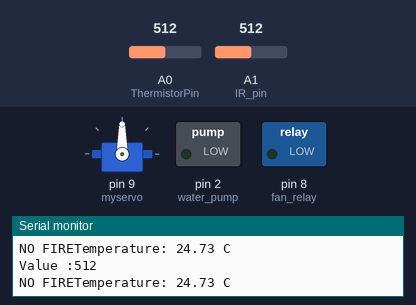
This sketch was run on a simulated Arduino Uno, built with avr-gcc and run on an emulated ATmega328P. On the bench: servo, switched loads named in the sketch (green lamp = pin HIGH), the last lines printed to the serial monitor. The inputs (shaded band) are chosen by the test bench; at power-on: A0 (ThermistorPin) = 512, A1 (IR_pin) = 512.

Above: at 1.3 s.
1.4 s: A0 (ThermistorPin) set to 555
3.2 s: A0 (ThermistorPin) set to 573
At 4.16 s:
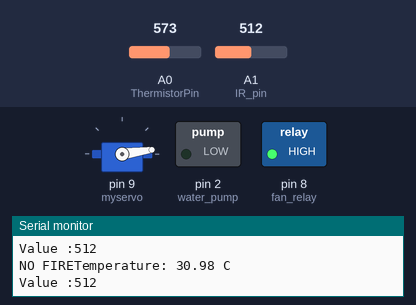
At 4.76 s:
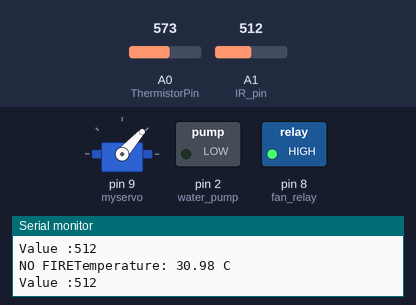
6.3 s: A0 (ThermistorPin) set to 511
At 7.7 s:
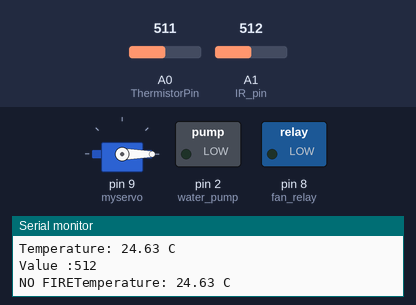
Timing chart, 0 to 9.3 s (numbered marks = the images above; inputs shaded):
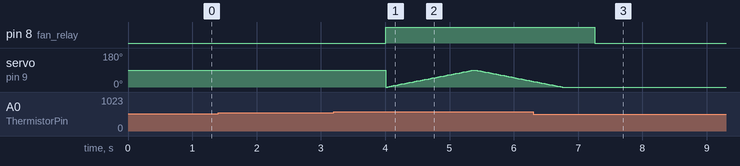

Measured:
- the behaviour switches between 563 and 564 on A0 (ThermistorPin) (found by bisection; images 0 and 1)
- after the input at 3.2 s, pin 8 (fan_relay): LOW → HIGH after 0.81 s
- after the input at 6.3 s, pin 8 (fan_relay): HIGH → LOW after 0.96 s; servo on pin 9 (myservo): goes on until 6.8 s, then stays 0°

The sketch:

Measure_Task_1_.ino
```cpp
//Declarations & Libraries

#include <Servo.h>
Servo myservo;

//Pins
int ThermistorPin = A0;
int IR_pin = A1 ;
int fan_relay = 8 ;
int water_pump = 2 ;

//Thermistor`s equation
int Vo;
float R1 = 10000 ;
float logR2, R2, T, Tc, Tf;
float c1 = 1.009249522e-03, c2 = 2.378405444e-04, c3 = 2.019202697e-07;

//Constants
int fire_temp = 30 ;
int fire_detection = 120 ;
int pos = 0 ;

void setup() {
  //Beginig  transmission
  Serial.begin(9600);
  //Identifying pins
  pinMode(fan_relay , OUTPUT);
  pinMode(water_pump , OUTPUT);
  //Servo attachment
  myservo.attach(9);

}

void loop() {
  // Thermistor`s Setup

  Vo = analogRead(ThermistorPin);
  R2 = R1 * (1023.0 / (float)Vo - 1.0 );
  logR2 = log(R2);
  T = (1.0 / (c1 + c2 * logR2 + c3 * logR2 * logR2 * logR2));
  Tc = T - 273.15;

  //Thermistor`s OUTPUT

  Serial.print("Temperature: ");
  Serial.print(Tc);
  Serial.println(" C");
  delay(500);

  //IR OUTPUT

  int IR = analogRead (IR_pin ) ;
  Serial.print ("Value :");
  Serial.println (IR) ;


  // OUR LOGIC

  if (Tc >= fire_temp )                       // Fire in the room
  {

    //Fan is on and Search for the fire
    digitalWrite(fan_relay , HIGH) ;

    for (pos = 0; pos <= 90; pos += 1)
    {
      myservo.write(pos);
      delay(15);
    }
    for (pos = 90; pos >= 0; pos -= 1)
    {
      myservo.write(pos);
      delay(15);
    }


    if (IR <= fire_detection )
    {
      Serial.print ("Found Fire");
      myservo.detach();                       //Stop servo
      digitalWrite(water_pump , HIGH);        // Water Pump on
    }
  }
  else
  {
    Serial.print ("NO FIRE" ) ;
    digitalWrite(water_pump , LOW);             //Turn the pump off
    digitalWrite(fan_relay ,  LOW);             //Turn the fan off

    myservo.attach(9) ;                         //Reattach Servo

  }
}
```
